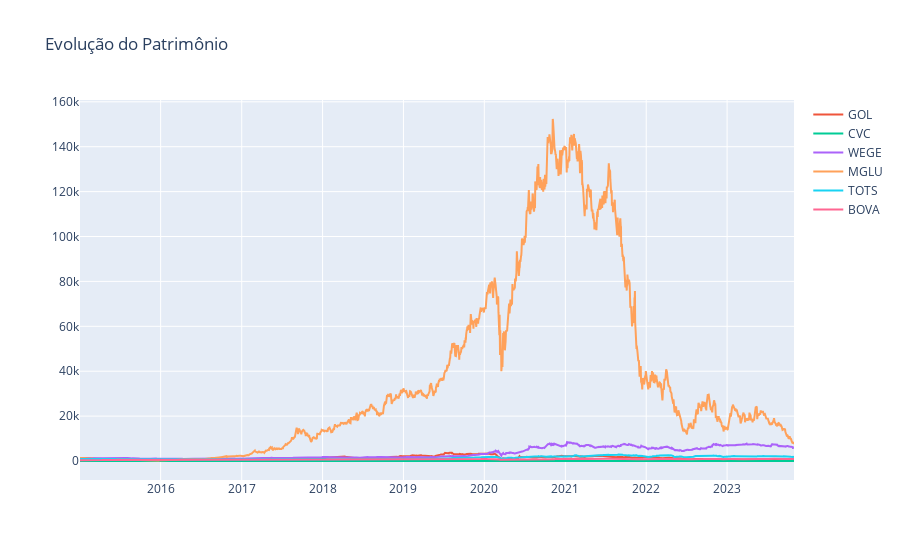

The code cell stored with this chart in its notebook:
### Markdown cell above
## 3.2 Patrimonial Evolution

### Code cell
figura = px.line(title='Evolução do Patrimônio')
for i in dataset.drop(columns=['soma valor', 'taxa retorno']).columns:
    figura.add_scatter(x=datas, y=dataset[i], name=i)
figura.show()

### Figure 1 — Plotly figure (JSON) as saved in the notebook; plotly's stock layout.template omitted (floating-point values rounded to 4 significant figures; data arrays with more than 128 entries replaced by an {"elided": "..."} marker saying what was removed)
{"data": [{"hovertemplate": "<extra></extra>", "legendgroup": "", "line": {"color": "#636efa", "dash": "solid"}, "marker": {"symbol": "circle"}, "mode": "lines", "name": "", "orientation": "v", "showlegend": false, "type": "scatter", "xaxis": "x", "yaxis": "y"}, {"name": "GOL", "type": "scatter", "x": {"elided": "2169 str values"}, "y": {"elided": "2169 float values"}}, {"name": "CVC", "type": "scatter", "x": {"elided": "2169 str values"}, "y": {"elided": "2169 float values"}}, {"name": "WEGE", "type": "scatter", "x": {"elided": "2169 str values"}, "y": {"elided": "2169 float values"}}, {"name": "MGLU", "type": "scatter", "x": {"elided": "2169 str values"}, "y": {"elided": "2169 float values"}}, {"name": "TOTS", "type": "scatter", "x": {"elided": "2169 str values"}, "y": {"elided": "2169 float values"}}, {"name": "BOVA", "type": "scatter", "x": {"elided": "2169 str values"}, "y": {"elided": "2169 float values"}}], "layout": {"legend": {"tracegroupgap": 0}, "title": {"text": "Evolução do Patrimônio"}, "xaxis": {"anchor": "y", "domain": [0, 1]}, "yaxis": {"anchor": "x", "domain": [0, 1]}}}
